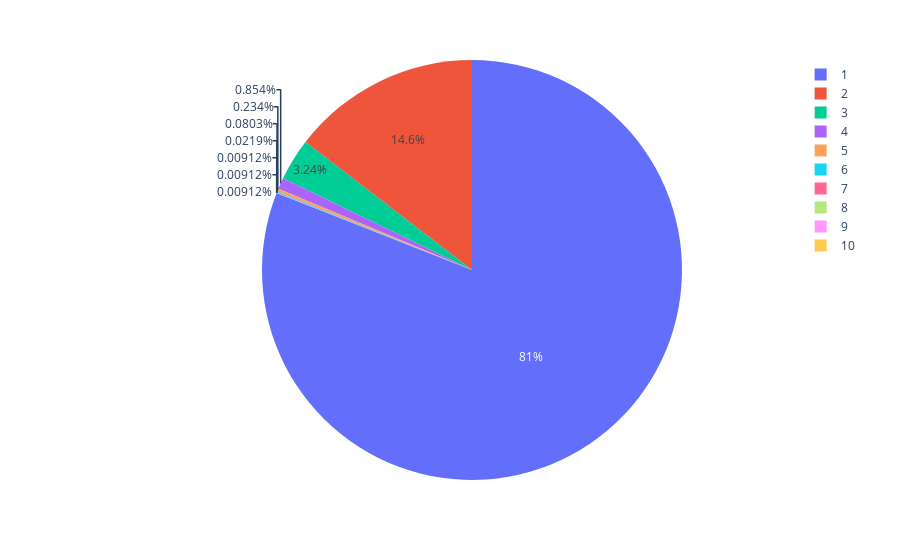

The notebook cell this image was saved under:
### Code cell
px.pie(train_df.groupby(['no_of_trainings', 'is_promoted']).size().reset_index(name = 'Count'),
       values = 'Count', names = 'no_of_trainings')

### Figure 1 — Plotly figure (JSON) as saved in the notebook; plotly's stock layout.template omitted (floating-point values rounded to 4 significant figures)
{"data": [{"domain": {"x": [0, 1], "y": [0, 1]}, "hovertemplate": "no_of_trainings=%{label}<br>Count=%{value}<extra></extra>", "labels": [1, 1, 2, 2, 3, 3, 4, 4, 5, 5, 6, 6, 7, 8, 9, 10], "legendgroup": "", "name": "", "showlegend": true, "type": "pie", "values": [40468, 3910, 7382, 605, 1654, 122, 442, 26, 125, 3, 42, 2, 12, 5, 5, 5]}], "layout": {"legend": {"tracegroupgap": 0}, "margin": {"t": 60}}}
